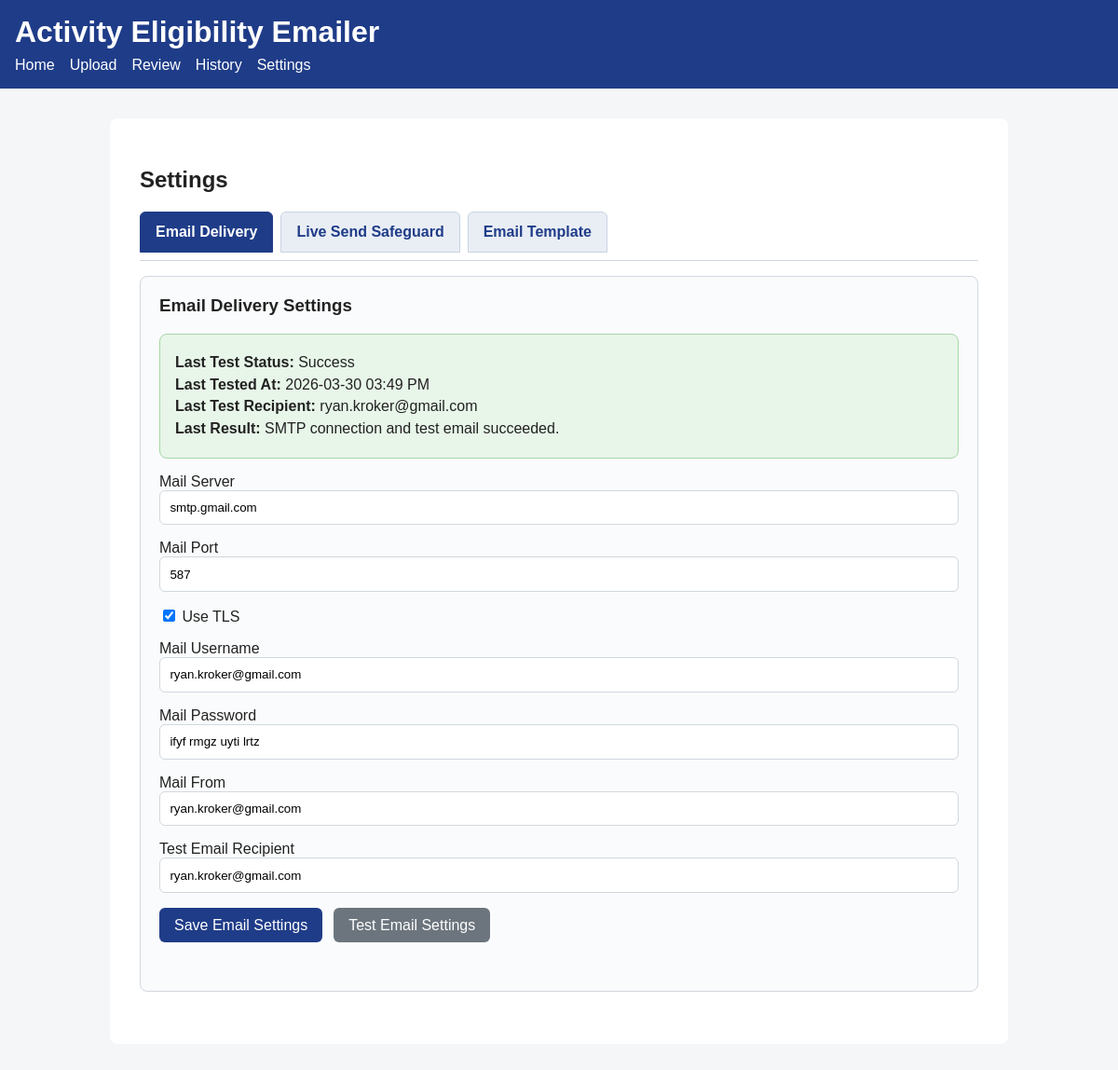
The page /settings on the database its author committed.
### models.py (models this page shows)
class AppSettings(db.Model):
    id = db.Column(db.Integer, primary_key=True)
    mail_server = db.Column(db.String(255), nullable=False, default="smtp.gmail.com")
    mail_port = db.Column(db.Integer, nullable=False, default=587)
    mail_use_tls = db.Column(db.Boolean, nullable=False, default=True)
    mail_username = db.Column(db.String(255), default="")
    mail_password = db.Column(db.Text, default="")
    mail_from = db.Column(db.String(255), default="")
    test_email_recipient = db.Column(db.String(255), default="")
    live_send_password = db.Column(db.String(255), nullable=False, default="SEND LIVE")
    default_email_subject = db.Column(db.String(255), nullable=False, default="Academic Eligibility Notice")
    default_email_body = db.Column(db.Text, nullable=False, default="")
    email_test_status = db.Column(db.String(50), nullable=False, default="not_tested")
    email_tested_at = db.Column(db.DateTime)
    email_test_recipient = db.Column(db.String(255), default="")
    email_test_message = db.Column(db.Text, default="")

### routes.py (the view, shortened to what this page needs)
@main.route("/settings", methods=["GET", "POST"])
def settings():
    settings = get_or_create_settings()
    email_form = EmailSettingsForm(prefix="email")
    safeguard_form = SafeguardSettingsForm(prefix="safeguard")
    template_form = TemplateSettingsForm(prefix="template")
    active_tab = request.args.get("tab", "email")
    if request.method == "GET":
        email_form.mail_server.data = settings.mail_server
        email_form.mail_port.data = settings.mail_port
        email_form.mail_use_tls.data = settings.mail_use_tls
        email_form.mail_username.data = settings.mail_username
        email_form.mail_password.data = settings.mail_password
        email_form.mail_from.data = settings.mail_from
        email_form.test_email_recipient.data = settings.test_email_recipient
        safeguard_form.live_send_password.data = settings.live_send_password
        template_form.default_email_subject.data = settings.default_email_subject
        template_form.default_email_body.data = settings.default_email_body
    if safeguard_form.submit_safeguard.data and safeguard_form.validate_on_submit():
        settings.live_send_password = safeguard_form.live_send_password.data.strip()
        db.session.commit()
        flash("Safeguard settings saved successfully.", "success")
        return redirect(url_for("main.settings", tab="safeguard"))
    return render_template(
        "settings.html",
        email_form=email_form,
        safeguard_form=safeguard_form,
        template_form=template_form,
        active_tab=active_tab,
        settings_status=settings,
    )

### forms.py
class EmailSettingsForm(FlaskForm):
    mail_server = StringField("Mail Server", validators=[DataRequired()])
    mail_port = IntegerField("Mail Port", validators=[DataRequired(), NumberRange(min=1, max=65535)])
    mail_use_tls = BooleanField("Use TLS")
    mail_username = StringField("Mail Username", validators=[Optional()])
    mail_password = StringField("Mail Password", validators=[Optional()])
    mail_from = StringField("Mail From", validators=[Optional()])
    test_email_recipient = StringField("Test Email Recipient", validators=[Optional()])
    submit_email = SubmitField("Save Email Settings")
    test_email = SubmitField("Test Email Settings")

class SafeguardSettingsForm(FlaskForm):
    live_send_password = StringField("Live Send Passcode", validators=[DataRequired()])
    submit_safeguard = SubmitField("Save Safeguard Settings")

### app.py (called while the page is built)
def format_datetime_local(value):
    if not value:
        return ""
    utc_value = value.replace(tzinfo=timezone.utc)
    local_value = utc_value.astimezone(ZoneInfo("America/New_York"))
    return local_value.strftime("%Y-%m-%d %I:%M %p")

### templates/settings.html (shortened to what this page needs)
{% extends "base.html" %}
{% block content %}
    <h2>Settings</h2>
    <div class="tabs">
        <div class="tab-buttons" role="tablist">
            <button
                type="button"
                class="tab-button {% if active_tab == 'email' %}active{% endif %}"
                data-tab="email"
                role="tab"
                aria-selected="{{ 'true' if active_tab == 'email' else 'false' }}"
            >
                Email Delivery
            </button>
            <button
                type="button"
                class="tab-button {% if active_tab == 'safeguard' %}active{% endif %}"
                data-tab="safeguard"
                role="tab"
                aria-selected="{{ 'true' if active_tab == 'safeguard' else 'false' }}"
            >
                Live Send Safeguard
            </button>
            <button
                type="button"
                class="tab-button {% if active_tab == 'template' %}active{% endif %}"
                data-tab="template"
                role="tab"
                aria-selected="{{ 'true' if active_tab == 'template' else 'false' }}"
            >
                Email Template
            </button>
        </div>
        <div
            class="tab-panel {% if active_tab == 'email' %}active{% endif %}"
            id="tab-panel-email"
            data-panel="email"
            role="tabpanel"
        >
            <section class="settings-section">
                <h3>Email Delivery Settings</h3>
                <div class="settings-status-box status-{{ settings_status.email_test_status }}">
                    <p><strong>Last Test Status:</strong> {{ settings_status.email_test_status.replace('_', ' ')|title }}</p>
                    <p><strong>Last Tested At:</strong>
                        {% if settings_status.email_tested_at %}
                            {{ settings_status.email_tested_at|datetime_local }}
                        {% else %}
                            Not tested yet
                        {% endif %}
                    </p>
                    <p><strong>Last Test Recipient:</strong> {{ settings_status.email_test_recipient if settings_status.email_test_recipient else "None" }}</p>
                    <p><strong>Last Result:</strong> {{ settings_status.email_test_message if settings_status.email_test_message else "No test result available." }}</p>
                </div>
                <form method="post">
                    <div class="form-group">
                        {{ email_form.mail_server.label }}<br>
                        {{ email_form.mail_server(size=50) }}
                    </div>
                    <div class="form-group">
                        {{ email_form.mail_port.label }}<br>
                        {{ email_form.mail_port() }}
                    </div>
                    <div class="form-group">
                        {{ email_form.mail_use_tls() }}
                        {{ email_form.mail_use_tls.label }}
                    </div>
                    <div class="form-group">
                        {{ email_form.mail_username.label }}<br>
                        {{ email_form.mail_username(size=50) }}
                    </div>
                    <div class="form-group">
                        {{ email_form.mail_password.label }}<br>
                        {{ email_form.mail_password(size=50) }}
                    </div>
                    <div class="form-group">
                        {{ email_form.mail_from.label }}<br>
                        {{ email_form.mail_from(size=50) }}
                    </div>
                    <div class="form-group">
                        {{ email_form.test_email_recipient.label }}<br>
                        {{ email_form.test_email_recipient(size=50) }}
                    </div>
                    <div class="form-group action-bar">
                        {{ email_form.submit_email(class_="action-button") }}
                        {{ email_form.test_email(class_="action-button neutral-button") }}
                    </div>
                </form>
            </section>
        </div>
    </div>
{% endblock %}

### static/style.css (style rules this page uses)
body { font-family: Arial, sans-serif; margin: 0; background: #f4f6f8; color: #222; }
button, input[type="submit"] { padding: 0.6rem 1rem; border: none; border-radius: 6px; background: #1f3c88; color: white; cursor: pointer; margin-bottom: 1rem; }
.action-bar { display: flex; flex-wrap: wrap; gap: 0.75rem; align-items: center; margin-bottom: 1.5rem; }
.action-button, button, input[type="submit"] { display: inline-block; padding: 0.6rem 1rem; border: none; border-radius: 6px; background: #1f3c88; color: white; cursor: pointer; text-decoration: none; font-size: 1rem; }
input[type="submit"].neutral-button, button.neutral-button, .neutral-button { background: #6c757d; }
.form-group { margin-top: 1rem; }
.form-group { margin-top: 1rem; margin-bottom: 1rem; }
input[type="text"], input[type="number"], textarea { width: 100%; max-width: 100%; padding: 0.65rem; border: 1px solid #d0d7de; border-radius: 6px; box-sizing: border-box; }
.settings-section { border: 1px solid #d0d7de; border-radius: 8px; padding: 1.25rem; margin-bottom: 1.5rem; background: #fafbfc; }
.settings-section h3 { margin-top: 0; }
.tabs { margin-top: 1rem; }
.tab-buttons { display: flex; flex-wrap: wrap; gap: 0.5rem; border-bottom: 1px solid #d0d7de; margin-bottom: 1rem; padding-bottom: 0.5rem; }
.tab-button { background: #e9eef5; color: #1f3c88; border: 1px solid #c8d3e0; border-radius: 6px 6px 0 0; padding: 0.75rem 1rem; cursor: pointer; font-weight: 600; margin-bottom: 0; }
.tab-button.active { background: #1f3c88; color: white; border-color: #1f3c88; }
.tab-panel { display: none; }
.tab-panel.active { display: block; }
.settings-status-box { border: 1px solid #d0d7de; border-radius: 8px; padding: 1rem; margin-bottom: 1rem; background: #f8fafc; }
.settings-status-box p { margin: 0.35rem 0; }
.status-success { background: #e8f5e9; border-color: #a5d6a7; }

### rows shown on the page
AppSettings: email_test_status.replace "Success", email_tested_at "2026-03-30 03:49 PM", email_test_recipient "ryan.kroker@gmail.com", email_test_message "SMTP connection and test email succeeded."

### other values the page prints
{{ email_form.mail_server.label }} "Mail Server"
{{ email_form.mail_port.label }} "Mail Port"
{{ email_form.mail_use_tls.label }} "Use TLS"
{{ email_form.mail_username.label }} "Mail Username"
{{ email_form.mail_password.label }} "Mail Password"
{{ email_form.mail_from.label }} "Mail From"
{{ email_form.test_email_recipient.label }} "Test Email Recipient"
